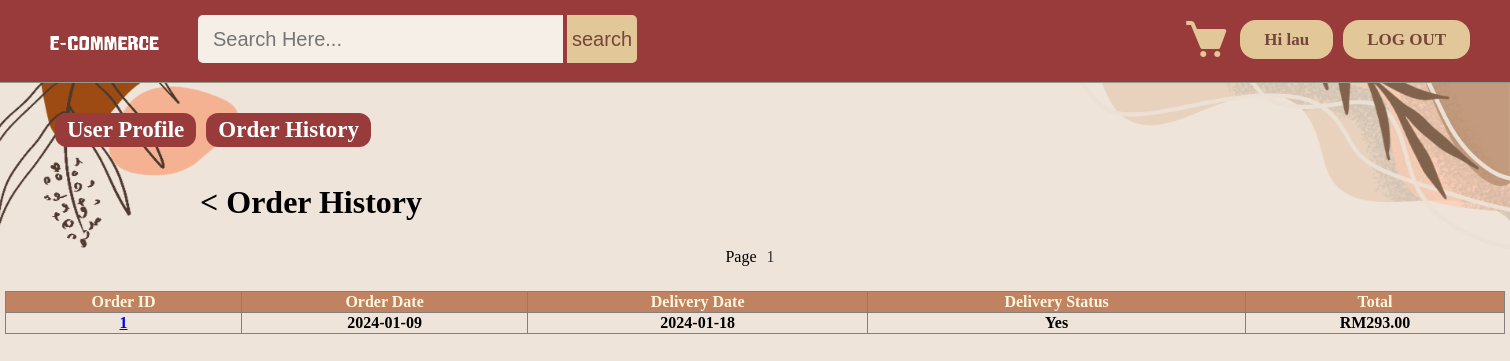
The app's page /order.php (signed in) with its own data.
### tables this page shows
CREATE TABLE `user` (
  `id` int(11) NOT NULL,
  `firstname` varchar(25) NOT NULL,
  `lastname` varchar(25) NOT NULL,
  `email` varchar(100) NOT NULL,
  `phoneno` varchar(20) NOT NULL,
  `address` varchar(120) NOT NULL,
  `password` varchar(100) NOT NULL,
  `isAdmin` int(1) NOT NULL DEFAULT 0
);

CREATE TABLE `orders` (
  `order_id` int(11) NOT NULL,
  `userid` int(11) DEFAULT NULL,
  `billingaddress` varchar(255) DEFAULT NULL,
  `phoneno` varchar(20) DEFAULT NULL,
  `orderdate` date DEFAULT NULL,
  `deliverydate` date DEFAULT NULL,
  `delivery` varchar(50) DEFAULT NULL,
  `payment_status` varchar(50) DEFAULT NULL,
  `total` decimal(10,2) DEFAULT NULL,
  `delivery_fee` decimal(10,2) NOT NULL DEFAULT 0.00
);

### order.php (the view, shortened to what this page needs)
<?php
include("config.php");
$limit = 20;
$page = isset($_GET['page']) ? $_GET['page'] : 1;
$start = ($page - 1) * $limit;
$result = mysqli_query($conn, "SELECT COUNT(order_id) AS id FROM orders");
$custCount = mysqli_fetch_assoc($result);
$total = $custCount['id'];
$pages = ceil($total / $limit);
?>
<!DOCTYPE html>
<html>
<head>
	<link rel="stylesheet" type="text/css" href="css/style.css">
	<link href='https://unpkg.com/boxicons@2.1.4/css/boxicons.min.css' rel='stylesheet'>
</head>
<body>
	<?php include("header.php"); ?>
	<div class="profile-nav">
		<a href="profile.php?uid='.$user.'">User Profile</a>
		<a href="order.php?uid=' . $user.'">Order History</a>
	</div>
	<h1 style="position: relative; padding-left: 200px;">
		<a href="index.php" style="text-decoration: none; color: black;">&lt;</a>
		Order History
	</h1>
	<div class="pagination">
		<label>Page</label>
		<?php for ($i = 1; $i <= $pages; $i++): ?>
			<a href="?page=<?php echo $i; ?>">
				<?php echo $i; ?>
			</a>
		<?php endfor; ?>
	</div>
	<div style="margin-top: 20px;">
		<div style="width: 1500px; margin: 0 auto;">
			<table border="1" width="100%" id="projectable">
				<tr style="font-weight: bold; color:#FFF6DC;" colspan="10" bgcolor="#C08261">
					<th>Order ID</th>
					<th>Order Date</th>
					<th>Delivery Date</th>
					<th>Delivery Status</th>
					<th>Total</th>
				</tr>
				<?php
				$sql = "SELECT o.order_id, o.orderdate, o.deliverydate, o.payment_status, o.delivery_fee, o.total
                        FROM orders o
                        LEFT JOIN order_items oi ON o.order_id = oi.order_id
                        LEFT JOIN products p ON oi.productid = p.id
                        WHERE o.userid = '$user'
                        GROUP BY o.order_id
                        ORDER BY o.order_id DESC
						LIMIT $start, $limit";
				$result = mysqli_query($conn, $sql);
				if (mysqli_num_rows($result) == 0) {
					echo "<tr><td colspan='4'>No orders found for user ID: $user</td></tr>";
				} else {
					while ($row = mysqli_fetch_assoc($result)) {
						$final_total = $row['total'];
						echo '<tr style="text-align:center;">';
						echo '<td><b><a href="view_order.php?orderid=' . $row['order_id'] . '">' . $row['order_id'] . '</a></b></td>';
						echo '<td><b>' . $row['orderdate'] . '</b></td>';
						echo '<td><b>' . $row['deliverydate'] . '</b></td>';
						echo '<td><b>' . $row['payment_status'] . '</b></td>';
						echo '<td><b>RM' . number_format($final_total, 2) . '</b></td>';
						echo '</tr>';
					}
				}
				?>
			</table>
		</div>
	</div>
</body>
</html>

### header.php
<?php
if (!isset($_SESSION['user_login'])) {
    $user = "";
    $first_name_db = "";
} else {
    $user = $_SESSION['user_login'];
    $result = mysqli_query($conn, "SELECT * FROM user WHERE id='$user'");
    if ($result) {
        $get_user_email = mysqli_fetch_assoc($result);
        $first_name_db = ($get_user_email != null) ? $get_user_email['firstname'] : "";
    } else {
        $first_name_db = "";
    }
}
?>
<div class="homepageheader" style="position: relative;">
    <div class="registerButton loginButton">
        <div class="uiloginbutton registerButton loginButton" style="margin-right: 40px;">
            <?php
            if ($user != "") {
                $logout_url = file_exists("logout.php") ? "logout.php" : "../logout.php";
                echo '<a style="text-decoration: none; color: #76453B;" href="' . $logout_url . '">LOG OUT</a>';
            } else {
                $register_url = file_exists("register.php") ? "register.php" : "../register.php";
                echo '<a style="color: #76453B; text-decoration: none;" href="' . $register_url . '">SIGN UP</a>';
            }
            ?>
        </div>
        <div class="uiloginbutton registerButton loginButton">
            <?php
            if ($user != "") {
                $profile_url = file_exists("profile.php") ? 'profile.php?userid=' . $user : '../profile.php?userid=' . $user;
                echo '<a style="text-decoration: none; color: #76453B;" href="' . $profile_url . '">Hi ' . $first_name_db . '</a>';
            } else {
                $login_url = file_exists("login.php") ? "login.php" : "../login.php";
                echo '<a style="text-decoration: none; color: #76453B;" href="' . $login_url . '">LOG IN</a>';
            }
            ?>
        </div>
        <div class="cartButton">
            <?php
            $cart_url = file_exists("mycart.php") ? 'mycart.php?userid=' . $user : '../mycart.php?userid=' . $user;
            echo '<a href="' . $cart_url . '"><i class="bx bxs-cart bx-lg" style="color:#E2C799;"></i></a>';
            ?>
        </div>
    </div>
    <div style="float: left; margin: 5px 0px 0px 23px;">
        <?php
        $logo_path = 'image/logo.png';
        if (file_exists($logo_path)) {
            echo '<a href="index.php"><img style="height: 75px; width: 160px;" src="' . $logo_path . '"></a>';
        } else {
            echo '<a href="../index.php"><img style="height: 75px; width: 160px;" src="../image/logo.png"></a>';
        }
        ?>
    </div>
    <div>
        <form id="search" method="get"
            action="<?php echo file_exists('Products/search.php') ? 'Products/search.php' : 'search.php'; ?>">
            <input type="text" class="srctextinput" name="keywords" placeholder="Search Here..." style="height: 30px;">
            <input type="submit" value="search" class="srcbutton">
        </form>
    </div>
</div>

### css/style.css (style rules this page uses)
body { padding: 0px; margin: 0px; width: 100%; position: relative; background-color: #F5EFE7; min-width: 1080px; }
.homepageheader { position: fixed; height: 82px; width: 100%; min-width: 980px; border-bottom: 1px solid #8E9D8E; margin: 0px; background-color: #9A3B3B; }
.loginButton .registerButton { color: #76453B; background: #E2C799; cursor: pointer; display: inline-block; font-weight: bold; line-height: 15px; padding: 12px 24px; border-radius: 16px; text-align: center; text-decoration: none; float: right; margin: 20px 0px 0px 10px; font-size: 17px; }
table { width: 100%; border-collapse: collapse; }
.profile-nav { height: 35px; font-weight: bold; color: #ffffff; padding: 25px 0px 20px 50px; text-align: center; font-size: 25px; }
.profile-nav a { float: left; margin: 5px; text-decoration: none; color: #FFFFFF; padding: 4px 12px; background-color: #9A3B3B; border-radius: 12px; font-size: 23px; }
#search { float: left; padding: 15px; }
.srctextinput { height: 30px; padding: 9px 15px; font-size: 20px; border: none; color: #76453B; background: #F5EFE7; border-top-left-radius: 5px 5px; border-bottom-left-radius: 5px 5px; width: 335px; }
.srcbutton { height: 48px; padding: 9px 5px; font-size: 20px; outline: none; border: none; cursor: pointer; text-align: center; text-decoration: none; color: #76453B; background: #E2C799; border-top-right-radius: 5px 5px; border-bottom-right-radius: 5px 5px; }
.cartButton { background: none; float: right; cursor: pointer; display: inline-block; margin-top: 15px; }
.pagination { display: flex; justify-content: center; align-items: center; list-style: none; padding: 0; }
.pagination a { text-decoration: none; color: #333; display: block; padding: 5px 10px; }

### order.php (style rules this page uses)
body { margin: 0; background: url('image/background 4.png')center/cover no-repeat fixed; }

### records on screen
user: firstname "lau"
orders: order_id "1", orderdate "2024-01-09", deliverydate "2024-01-18", payment_status "Yes", total "293.00"
